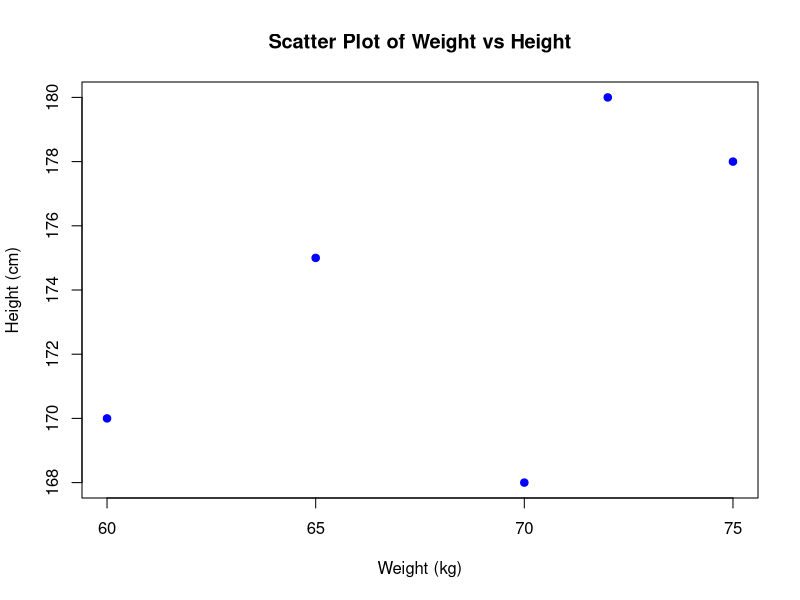

R code for this plot:
weight <- c(60, 65, 70, 72, 75)
height <- c(170, 175, 168, 180, 178)
plot(weight, height, 
     main = "Scatter Plot of Weight vs Height",
     xlab = "Weight (kg)", 
     ylab = "Height (cm)", 
     pch = 19, 
     col = "blue")
